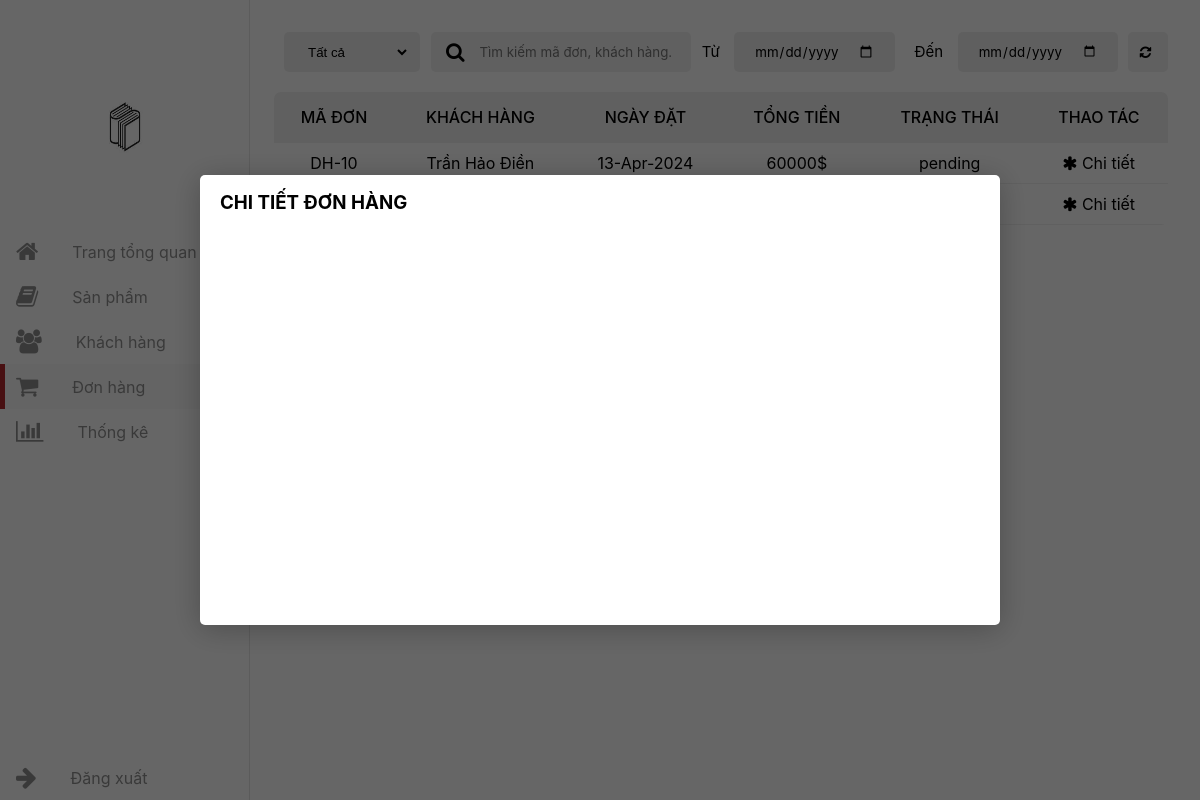
Page /bookept-main/admin_orderdetail.php (signed in) on the earlier database version.
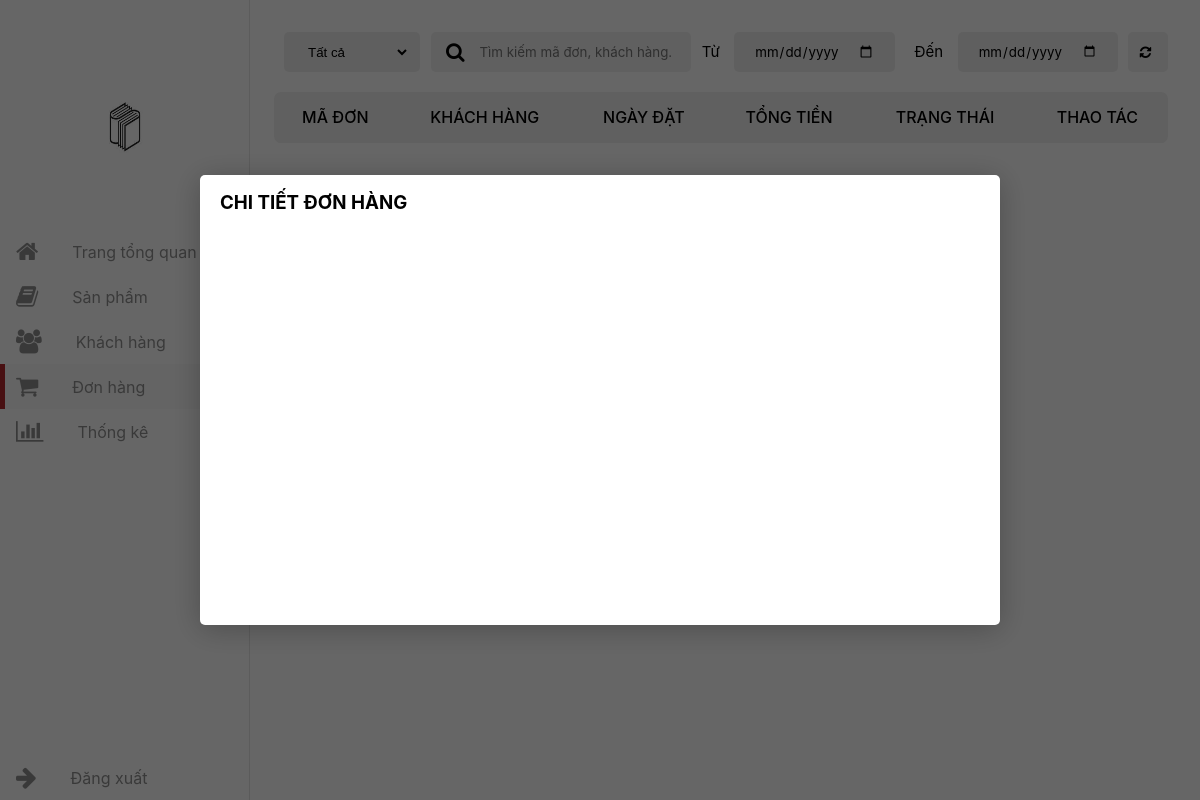
Same page on the later database version.
### tables this page shows
CREATE TABLE `orders` (
  `id` int(100) NOT NULL,
  `user_id` int(100) NOT NULL,
  `name` varchar(100) NOT NULL,
  `number` varchar(12) NOT NULL,
  `email` varchar(100) NOT NULL,
  `method` varchar(50) NOT NULL,
  `address` varchar(500) NOT NULL,
  `total_products` varchar(1000) NOT NULL,
  `total_price` int(100) NOT NULL,
  `placed_on` date NOT NULL,
  `payment_status` varchar(20) NOT NULL DEFAULT 'pending'
);

### bookept-main/admin_orderdetail.php (the view, shortened to what the changed rows need)
<?php
include 'config.php';
?>
<!DOCTYPE html>
<html lang="en">
<head>
    <link rel="stylesheet" href="styles/admin/admin.css">
    <link rel="stylesheet" href="styles/admin/admin-reponsive.css">
    <link rel="stylesheet" href="https://cdnjs.cloudflare.com/ajax/libs/font-awesome/4.7.0/css/font-awesome.min.css" type="text/css" />
    <link rel="stylesheet" href="">
</head>
<body>
    <div class="container">
        <main class="content">
            <div class="section active">
                <div class="table">
                    <table width="100%">
                        <thead>
                            <tr>
                                <td>Mã đơn</td>
                                <td>Khách hàng</td>
                                <td>Ngày đặt</td>
                                <td>Tổng tiền</td>
                                <td>Trạng thái</td>
                                <td>Thao tác</td>
                            </tr>
                        </thead>
                        <tbody id="showOrder">
                            <?php
                            $select_orders = mysqli_query($conn, "SELECT * FROM orders") or die('query failed');
                            if (mysqli_num_rows($select_orders) > 0) {
                                while ($fetch_orders = mysqli_fetch_assoc($select_orders)) {
                            ?>
                                    <tr>
                                        <td value="<?php echo $fetch_orders['id'] ?>">DH-<?php echo $fetch_orders['id']; ?></td>
                                        <td><?php echo $fetch_orders['name'] ?></td>
                                        <td><?php echo $fetch_orders['placed_on'] ?></td>
                                        <td><?php echo $fetch_orders['total_price'] ?>$</td>
                                        <td><?php echo $fetch_orders['payment_status'] ?></td>
                                        <td class="control">
                                            <a style="color:black" href="admin_orderdetail.php?order_id= <?php echo $fetch_orders['id']; ?>"><i onclick="detailOrder()" class=" fa fa-asterisk"></i> Chi tiết</a>
                                    <?php
                                }
                            }
                                    ?>
                                        </td>
                                    </tr>
                        </tbody>
                    </table>
                </div>
            </div>
        </main>
    </div>
</body>
</html>

Differences in the rows shown:
removed orders: id "10", name "Trần Hảo Điền", placed_on "13-Apr-2024", total_price "60000", payment_status "pending"
removed orders: $fetch_orders['id'] 11 (drawn)
